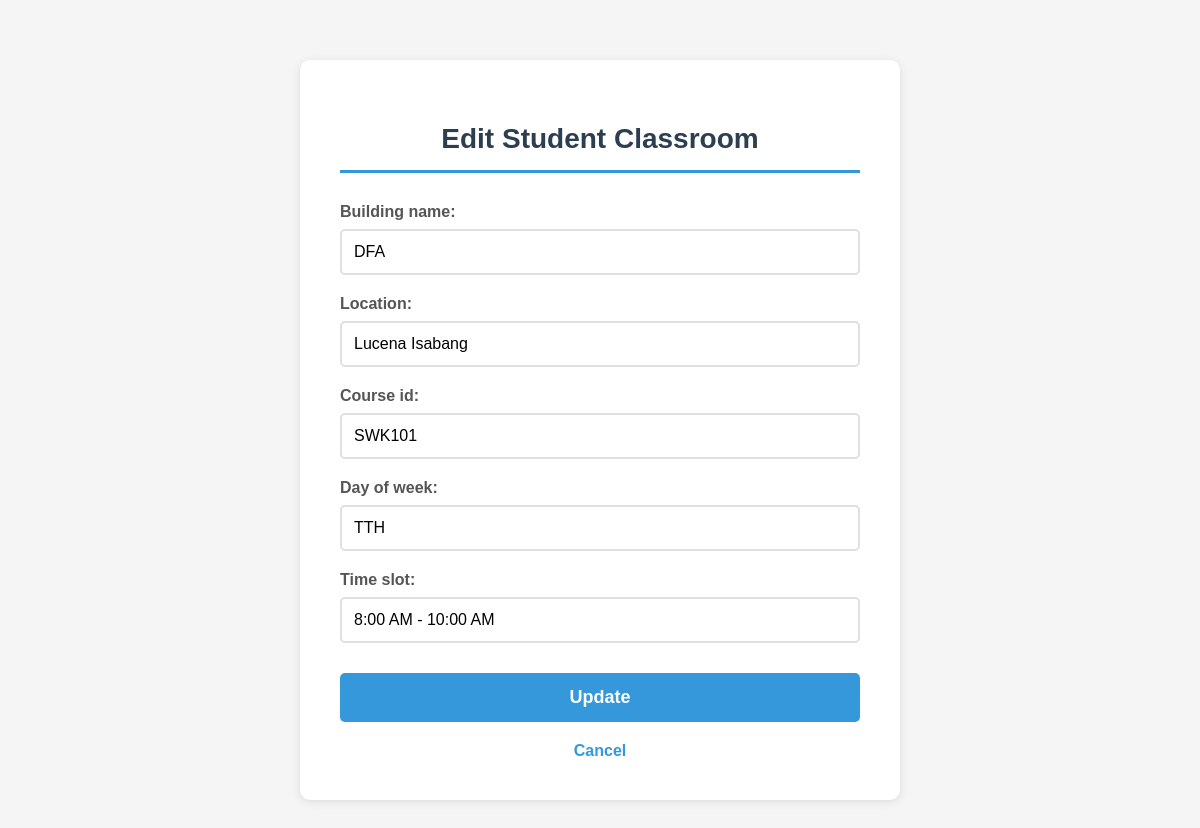
The page /classrooms/edit/2/ (signed in) on the database its author committed.
### online_enrollment/models.py (models this page shows, shortened)
class Classroom(models.Model):
    building_name = models.CharField(max_length=100)
    location = models.CharField(max_length=100)
    course_id = models.CharField(max_length=100)
    day_of_week = models.CharField(max_length=100)
    time_slot = models.CharField(max_length=100)

### online_enrollment/views.py (the view)
# urls.py: path("classrooms/edit/<int:id>/", views.edit_classroom, name="edit_classroom"),
@login_required(login_url='login')
def edit_classroom(request, id):
    room = get_object_or_404(Classroom, id=id)
    if request.method == 'POST':
        form = ClassroomForm(request.POST, instance=room)
        if form.is_valid():
            form.save()
            messages.success(request, "Classroom updated successfully!")
            return redirect('classrooms')
    else:
        form = ClassroomForm(instance=room)
    return render(request, 'online_enrollment/edit_classroom.html', {'form': form, 'classroom': room})

### online_enrollment/forms.py
class ClassroomForm(forms.ModelForm):
    class Meta:
        model = Classroom
        fields = '__all__'

### online_enrollment/templates/online_enrollment/edit_classroom.html (shortened to what this page needs)
{% block content %}
<div class="add-student-container">
    <div class="add-student-box">
        <h2>Edit Student Classroom </h2>
        <form method="POST">
            {{ form.as_p }}
            <button type="submit" class="save-btn">Update</button>
        </form>
        <a href="{% url 'classrooms' %}" class="back-link"> Cancel</a>
    </div>
</div>
{% endblock %}

### online_enrollment/templates/online_enrollment/edit_classroom.html (style rules this page uses)
.add-student-container { max-width: 600px; margin: 40px auto; }
.add-student-box { background: white; border-radius: 10px; padding: 40px; box-shadow: 0 2px 10px rgba(0,0,0,0.1); }
h2 { color: #2c3e50; text-align: center; margin-bottom: 30px; font-size: 28px; border-bottom: 3px solid #3498db; padding-bottom: 15px; }
form p { margin-bottom: 20px; }
form label { display: block; color: #555; font-weight: bold; margin-bottom: 8px; font-size: 16px; }
form input[type="text"], form input[type="number"], form input[type="email"], form select, form textarea { width: 100%; padding: 12px; border: 2px solid #e0e0e0; border-radius: 5px; font-size: 16px; box-sizing: border-box; }
.save-btn { width: 100%; padding: 14px; background-color: #3498db; color: white; border: none; border-radius: 5px; font-size: 18px; font-weight: bold; cursor: pointer; margin-top: 10px; }
.back-link { display: block; text-align: center; margin-top: 20px; color: #3498db; text-decoration: none; font-weight: bold; font-size: 16px; }

### rows shown on the page
Classroom: building_name "DFA", location "Lucena Isabang", course_id "SWK101", day_of_week "TTH", time_slot "8:00 AM - 10:00 AM"
